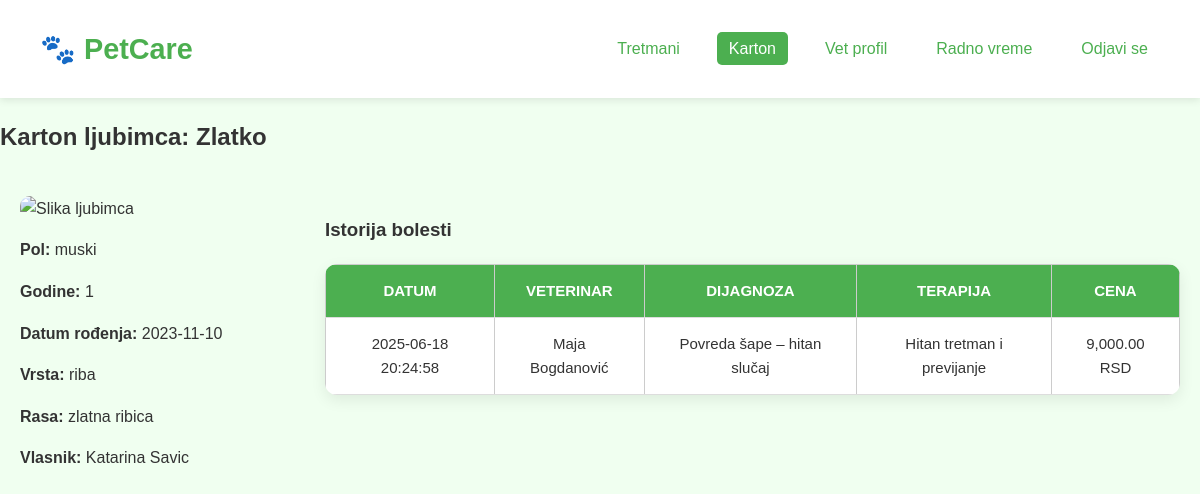
The page /vet_medical_record.php?pet_id=8 (signed in) on the database its author committed.
### tables this page shows
CREATE TABLE `pets` (
  `id` int(10) UNSIGNED NOT NULL,
  `name` varchar(100) NOT NULL,
  `age` int(11) DEFAULT NULL,
  `birth_date` date DEFAULT NULL,
  `gender` enum('muski','zenski','nepoznat') DEFAULT 'nepoznat',
  `type_id` int(10) UNSIGNED DEFAULT NULL,
  `breed_id` int(10) UNSIGNED DEFAULT NULL,
  `owner_id` int(10) UNSIGNED DEFAULT NULL,
  `photo` varchar(255) DEFAULT NULL
);

CREATE TABLE `pet_types` (
  `id` int(10) UNSIGNED NOT NULL,
  `name` varchar(100) NOT NULL
);

CREATE TABLE `pet_breeds` (
  `id` int(10) UNSIGNED NOT NULL,
  `type_id` int(10) UNSIGNED NOT NULL,
  `name` varchar(100) NOT NULL
);

CREATE TABLE `users` (
  `id` int(10) UNSIGNED NOT NULL,
  `first_name` varchar(100) NOT NULL,
  `last_name` varchar(100) NOT NULL,
  `email` varchar(255) NOT NULL,
  `password` varchar(255) NOT NULL,
  `phone_number` varchar(20) DEFAULT NULL,
  `address` text DEFAULT NULL,
  `active` tinyint(1) DEFAULT 1,
  `negative_points` int(10) UNSIGNED DEFAULT 0,
  `role_id` int(10) UNSIGNED DEFAULT NULL
);

CREATE TABLE `medical_records` (
  `id` int(10) UNSIGNED NOT NULL,
  `appointment_id` int(10) UNSIGNED NOT NULL,
  `veterinarian_id` int(10) UNSIGNED NOT NULL,
  `pet_id` int(10) UNSIGNED NOT NULL,
  `diagnosis` text DEFAULT NULL,
  `treatment` text DEFAULT NULL,
  `price` decimal(10,2) NOT NULL CHECK (`price` >= 0),
  `created_at` datetime DEFAULT current_timestamp()
);

### functions.php (called while the page is built, shortened)
<?php
function get_pet_full_info(PDO $pdo, int $pet_id): ?array {
    $sql = "SELECT
                p.*,
                pt.name AS type_name,
                pb.name AS breed_name,
                po.id AS owner_id,
                u.first_name AS owner_first_name,
                u.last_name AS owner_last_name
            FROM pets p
            LEFT JOIN pet_types pt ON p.type_id = pt.id
            LEFT JOIN pet_breeds pb ON p.breed_id = pb.id
            LEFT JOIN pet_owners po ON p.owner_id = po.id
            LEFT JOIN users u ON po.user_id = u.id
            WHERE p.id = :pet_id
            LIMIT 1";
    $stmt = $pdo->prepare($sql);
    $stmt->execute(['pet_id' => $pet_id]);
    $pet = $stmt->fetch(PDO::FETCH_ASSOC);
    return $pet ?: null;
}
function get_medical_history_for_vet(PDO $pdo, int $pet_id, int $vet_id): array {
    $stmt = $pdo->prepare("
        SELECT mr.id, mr.diagnosis, mr.treatment, mr.price, mr.created_at,
               CONCAT(u.first_name, ' ', u.last_name) AS vet_name,
               mr.veterinarian_id AS vet_id
        FROM medical_records mr
        JOIN veterinarians v ON mr.veterinarian_id = v.id
        JOIN users u ON v.user_id = u.id
        WHERE mr.pet_id = ?
        ORDER BY mr.created_at DESC
    ");
    $stmt->execute([$pet_id]);
    return $stmt->fetchAll(PDO::FETCH_ASSOC);
}

### vet_medical_record.php (the view, shortened to what this page needs)
<?php
require_once 'functions.php';
$pet_id = (int)$_GET['pet_id'];
$vet_id = $_SESSION['vet_id'];
$pet = get_pet_full_info($pdo, $pet_id);
$records = get_medical_history_for_vet($pdo, $pet_id, $vet_id);
$defaultPhoto = 'images/default.jpg';
$imgSrc = $defaultPhoto;
?>
<!DOCTYPE html>
<html lang="sr">
<head>
    <link rel="stylesheet" href="css/css.css" />
</head>
<body>
<header>
    <div class="logo">🐾 PetCare</div>
    <nav>
        <ul>
            <li><a href="vet_treatments_info.php">Tretmani</a></li>
            <li><a href="vet_electronic_card.php" class="active">Karton</a></li>
            <li><a href="vet_profile.php">Vet profil</a></li>
            <li><a href="vet_schedule.php">Radno vreme</a></li>
            <li><a href="logout.php">Odjavi se</a></li>
        </ul>
    </nav>
</header>
<h2>Karton ljubimca: <?= htmlspecialchars($pet['name']) ?></h2>
<div class="container">
    <div class="left">
        <img src="<?= htmlspecialchars($imgSrc) ?>" alt="Slika ljubimca" />
        <p><strong>Pol:</strong> <?= htmlspecialchars($pet['gender']) ?></p>
        <p><strong>Godine:</strong> <?= htmlspecialchars($pet['age']) ?></p>
        <p><strong>Datum rođenja:</strong> <?= htmlspecialchars($pet['birth_date']) ?></p>
        <p><strong>Vrsta:</strong> <?= htmlspecialchars($pet['type_name']) ?></p>
        <p><strong>Rasa:</strong> <?= htmlspecialchars($pet['breed_name']) ?></p>
        <p><strong>Vlasnik:</strong> <?= htmlspecialchars($pet['owner_first_name'] . ' ' . $pet['owner_last_name']) ?></p>
    </div>
    <div class="right">
        <h3>Istorija bolesti</h3>
        <?php if ($records): ?>
            <table>
                <thead>
                <tr>
                    <th>Datum</th>
                    <th>Veterinar</th>
                    <th>Dijagnoza</th>
                    <th>Terapija</th>
                    <th>Cena</th>
                </tr>
                </thead>
                <tbody>
                <?php foreach ($records as $r): ?>
                    <tr>
                        <td><?= htmlspecialchars($r['created_at']) ?></td>
                        <td><?= htmlspecialchars($r['vet_name']) ?></td>
                        <td><?= htmlspecialchars($r['diagnosis']) ?></td>
                        <td><?= htmlspecialchars($r['treatment']) ?></td>
                        <td><?= number_format($r['price'], 2) ?> RSD</td>
                    </tr>
                <?php endforeach; ?>
                </tbody>
            </table>
        <?php else: ?>
            <p>Još nema beleški za ovog ljubimca.</p>
        <?php endif; ?>
    </div>
</div>
</body>
</html>

### css/css.css (style rules this page uses)
html, body { height: 100%; margin: 0; padding: 0; box-sizing: border-box; font-family: 'Segoe UI', sans-serif; }
body { display: flex; flex-direction: column; min-height: 100vh; background-color: #eaffea; color: #333; line-height: 1.6; }
a { text-decoration: none; color: #4caf50; }
header { background-color: #ffffff; padding: 20px 40px; display: flex; justify-content: space-between; align-items: center; box-shadow: 0 2px 8px rgba(0,0,0,0.1); position: sticky; top: 0; z-index: 999; }
.logo { font-size: 1.8rem; font-weight: bold; color: #4caf50; }
nav ul { list-style: none; display: flex; gap: 25px; }
nav ul li a { padding: 8px 12px; border-radius: 5px; transition: background 0.3s ease; }
nav ul li a:hover, nav ul li a.active { background-color: #4caf50; color: white; }
body { margin: 0; padding: 0; font-family: sans-serif; background: #f0fff0; }
table { width: 100%; border-collapse: collapse; border-radius: 12px; overflow: hidden; box-shadow: 0 5px 15px rgba(0, 0, 0, 0.08); background-color: white; margin-top: 20px; }
table th, table td { padding: 14px 18px; text-align: center; border-bottom: 1px solid #ddd; font-size: 15px; }
table th { background-color: #4caf50; color: white; font-weight: 600; text-transform: uppercase; }

### vet_medical_record.php (style rules this page uses)
.container { display: flex; gap: 20px; padding: 20px; }
.left { width: 25%; }
.left img { width: 100%; border-radius: 10px; }
.right { width: 75%; }
table { width: 100%; border-collapse: collapse; margin-top: 20px; }
th, td { border: 1px solid #ccc; padding: 8px; text-align: left; }

### rows shown on the page
pets: name "Zlatko", gender "muski", age "1", birth_date "2023-11-10", type.name "riba", breed.name "zlatna ribica", users.first_name+last_name "Katarina Savic"
medical_records: created_at "2025-06-18 20:24:58", vet_name "Maja Bogdanović", diagnosis "Povreda šape – hitan slučaj", treatment "Hitan tretman i previjanje", price "9,000.00"
